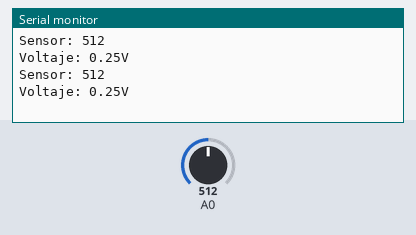
Simulated run of this sketch. Board: Arduino Uno, built with avr-gcc and run on an emulated ATmega328P. Parts: the last lines printed to the serial monitor. The inputs (shaded band) are chosen by the test bench; at power-on: A0 = 512.

Above: at 1.8 s.
1.9 s: A0 set to 716
At 2.8 s:
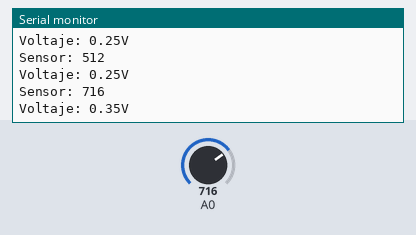
3.4 s: A0 set to 900
At 4.4 s:
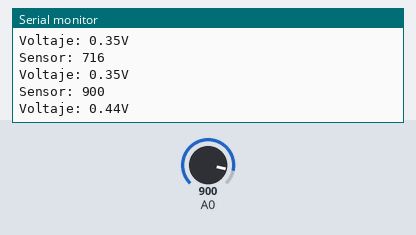
Timing chart, 0 to 6.4 s (numbered marks = the images above; inputs shaded):
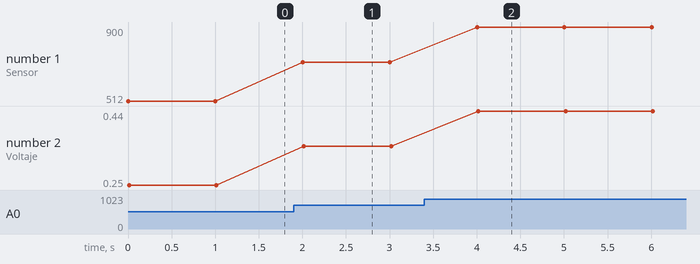

The sketch:

labo2_ej1.ino
```cpp
int sensor;
float voltaje;

void setup() {
  Serial.begin(9600);
}

void loop() {
  sensor = analogRead(A0);
  voltaje = (sensor * 0.5) / 1023;
  Serial.print("Sensor: ");
  Serial.println(sensor); // [0 a 1023]
  Serial.print("Voltaje: ");
  Serial.print(voltaje); // [0 a 5]
  Serial.println("V");
  delay(1000);
}
```

Measured:
- after the input at 1.9 s, the serial monitor: prints a new line after 0.10 s (image 1)
- after the input at 3.4 s, the serial monitor: prints a new line after 0.60 s (image 2)
- plotted number 1: 512 → 716 after the input at 1.9 s, 716 → 900 after the input at 3.4 s
- plotted number 2: 0.25 → 0.35 after the input at 1.9 s, 0.35 → 0.44 after the input at 3.4 s
